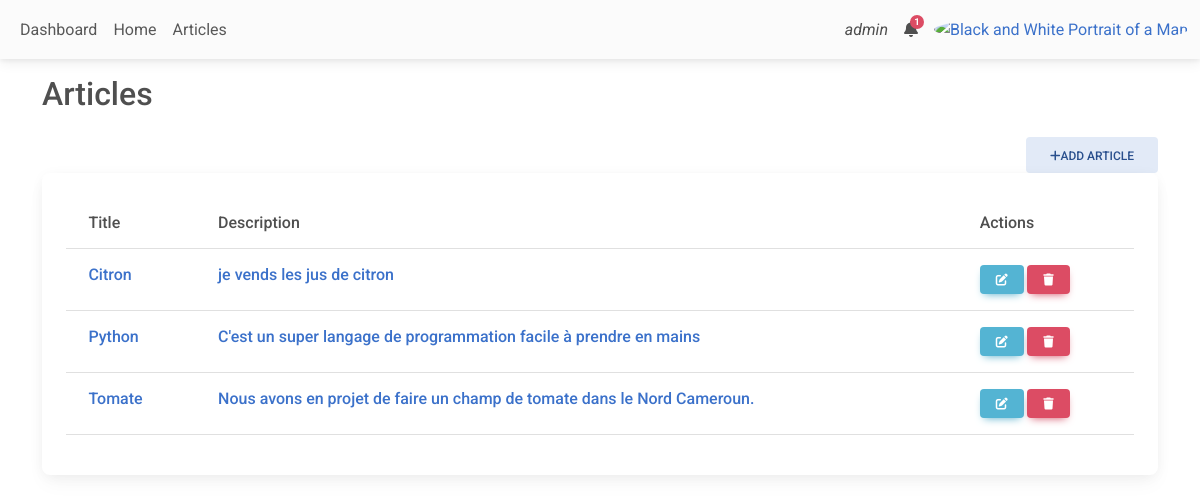
Page /my-admin/my-articles (signed in) on the committed database.
### blog/models.py (models this page shows, shortened)
class Article(models.Model):
    user      = models.ForeignKey(User, on_delete=models.CASCADE, null=True)
    title     = models.CharField(max_length=50)
    Category  = models.ForeignKey(Category, on_delete=models.CASCADE)
    des       = models.TextField()
    image     = models.ImageField(null=True, blank=True)
    create_at = models.DateTimeField(auto_now_add=True)
    upload_at = models.DateTimeField(auto_now=True)
    def __str__(self):
        return self.title

### app_admin/views.py (the view)
# urls.py: path('my-articles', user_articles, name='my-articles'),
@login_required
def user_articles(request):
    has_perm = False
    if request.user.has_perm("blog.delete_article"):
        has_perm = True
    list_articles = Article.objects.filter(user=request.user)
    return render(request, 'my-articles.html', {'list_articles':list_articles, "has_perm":has_perm})

### app_admin/templates/my-articles.html
 {% extends 'partials/base.html' %} {% block content %}
<div class="container">
  <div class="row">
    <div class="col-md-12 my-3">
      <h2>Articles</h2>
    </div>
    <div class="col-md-12">
      <a href="{% url 'add-article' %}" class="btn btn-secondary float-end"
        ><i class="fas fa-plus"></i>Add article</a
      >
    </div>
    <div class="col-md-12">
      {% if list_articles %}
      <div class="card">
        <div class="card-body">
          <table class="table table-hover">
            <thead>
              <tr>
                <th class="h6">Title</th>
                <th class="h6">Description</th>
                <th class="h6">Actions</th>
              </tr>
            </thead>
            <tbody>
              {% for article in list_articles %}
              <tr>
                <td class="h6"><a href=""> {{article}} </a></td>
                <td class="h6"><a href=""> {{article.des}} </a></td>
                <td>
                  <a href="{% url 'update-article' article.pk %}" class="btn btn-info btn-sm "><i class="fas fa-edit"></i></a>
                  {% if has_perm %}
                  <a href="{% url 'delete-article' article.id %}" class="btn btn-danger btn-sm "><i class="fas fa-trash"></i></a>
                  {% endif %}
                </td>
              </tr>
              {% endfor %}
            </tbody>
          </table>
        </div>
      </div>
      {% else %}
      <h3>No article available</h3>
      {% endif %}
    </div>
  </div>
</div>
{% endblock %}

### app_admin/templates/_navadmin.html (shortened to what this page needs)
<nav class="navbar navbar-expand-lg navbar-light bg-body-tertiary">
  <div class="container-fluid">
    <div class="collapse navbar-collapse" id="navbarSupportedContent">
      <ul class="navbar-nav me-auto mb-2 mb-lg-0">
        <li class="nav-item">
          <a class="nav-link" href="#">Dashboard</a>
        </li>
        <li class="nav-item">
          <a class="nav-link" href="{% url 'Home' %}">Home</a>
        </li>
        <li class="nav-item">
          <a class="nav-link" href="{% url 'my-articles' %}">Articles</a>
        </li>
      </ul>
    </div>
    <div class="d-flex align-items-center">
       {% if user.is_authenticated %}
      <a class="text-reset me-3" href="#">
        <i class=""> {{user.username}} </i>
      </a>
      {% endif %}
      <div class="dropdown">
        <a
          data-mdb-dropdown-init
          class="text-reset me-3 dropdown-toggle hidden-arrow"
          href="#"
          id="navbarDropdownMenuLink"
          role="button"
          aria-expanded="false"
        >
          <i class="fas fa-bell"></i>
          <span class="badge rounded-pill badge-notification bg-danger">1</span>
        </a>
      </div>
      <div class="dropdown">
        <a
          data-mdb-dropdown-init
          class="dropdown-toggle d-flex align-items-center hidden-arrow"
          href="#"
          id="navbarDropdownMenuAvatar"
          role="button"
          aria-expanded="false"
        >
          <img
            src="https://mdbcdn.b-cdn.net/img/new/avatars/2.webp"
            class="rounded-circle"
            height="25"
            alt="Black and White Portrait of a Man"
            loading="lazy"
          />
        </a>
      </div>
    </div>
  </div>
</nav>

### rows in the picture
Article: title "Citron", des "je vends les jus de citron"
Article: title "Python", des "C'est un super langage de programmation facile à prendre en mains"
Article: title "Tomate", des "Nous avons en projet de faire un champ de tomate dans le Nord Cameroun."

### other values in the picture
{{ user.username }} "admin"
